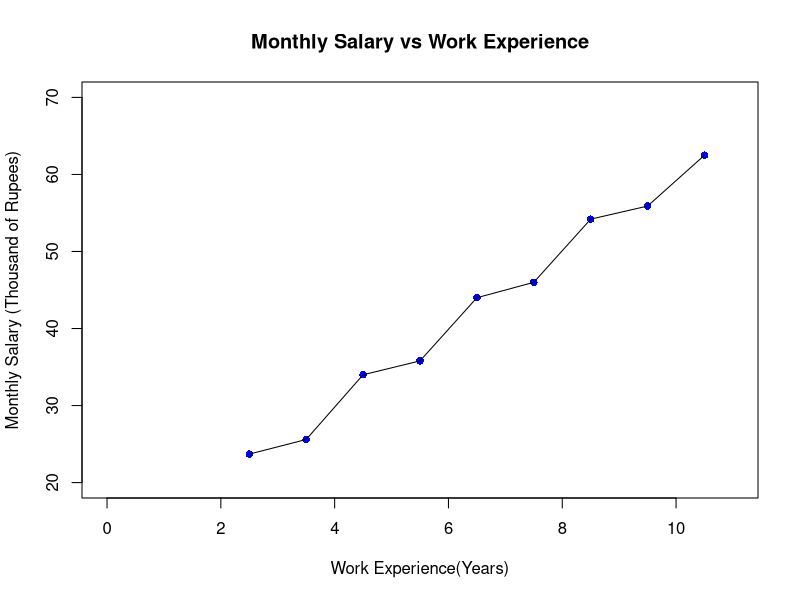

The R script that drew this image:
# Question 7 Pract Assignment 1:
# In order to correlate the salary earned by an employee to his work experience in a particular
# company, 9 employees were randomly selected and the data on their work experience and salary was
# collected.
Work_Experience <- c(2.5, 3.5, 4.5, 5.5, 6.5, 7.5, 8.5, 9.5, 10.5)
Monthly_Salary <- c(23.7, 25.6, 34.0, 35.8, 44.0, 46.0, 54.2, 55.9, 62.5)

# Write an R script to plot Monthly salary as a function of work experience.
# Give X, Y titles properly.
# Plot should have filled circles in blue color as points, also joined by a line.
plot(Work_Experience, Monthly_Salary, xlab="Work Experience(Years)",
     ylab="Monthly Salary (Thousand of Rupees)", 
     main="Monthly Salary vs Work Experience", ylim = c(20,70), xlim = c(0,11), 
     pch = 16,col="blue")
lines( Work_Experience, Monthly_Salary )

## Conclusion: Salary increases by work experience linearly 
